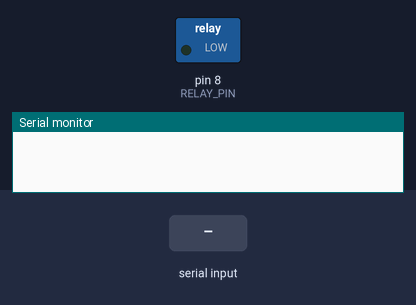
Recording of a sketch running on a simulated Arduino Uno, built with avr-gcc and run on an emulated ATmega328P. Shown: switched loads named in the sketch (green lamp = pin HIGH), the last lines printed to the serial monitor. The inputs (shaded band) are chosen by the test bench.

Above: at 1.2 s.
1.3 s: "1" received over Serial
At 2.5 s:
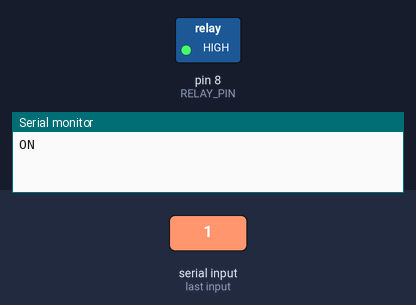
2.8 s: "0" received over Serial
At 3.6 s:
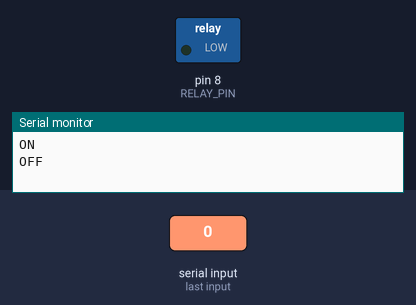
Timing chart, 0 to 5.8 s (numbered marks = the images above; inputs shaded):
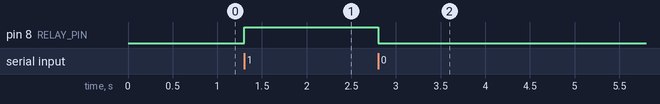

Measured:
- after the input at 1.3 s, pin 8 (RELAY_PIN): LOW → HIGH at once
- after the input at 2.8 s, pin 8 (RELAY_PIN): HIGH → LOW at once

The sketch:

arduino-relay-telegram-v1.ino
```cpp
// constants won't change
const int RELAY_PIN = 8;  // the Arduino pin, which connects to the IN pin of relay

// the setup function runs once when you press reset or power the board
void setup() {
  Serial.begin(115200);
  // initialize digital pin as an output.
  pinMode(RELAY_PIN, OUTPUT);
}

char txt = 0;

// the loop function runs over and over again forever
void loop() {
  if (Serial.available() > 0) {
    txt = Serial.read();

    if (txt == '1')  {
      digitalWrite(RELAY_PIN, HIGH);
      Serial.println("ON");
    } else if (txt == '0')  {
      digitalWrite(RELAY_PIN, LOW);
      Serial.println("OFF");
    }
  }
}
```
